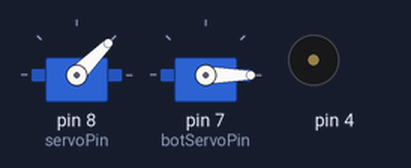
A sketch run on a simulated Arduino Uno, built with avr-gcc and run on an emulated ATmega328P. On the bench: 2 × servo, buzzer (waves = sounding).

Above: at 0.1 s.
At 2.4 s:
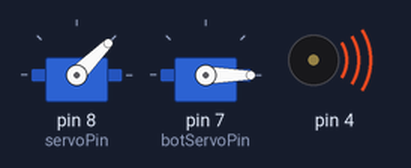
At 34.8 s:
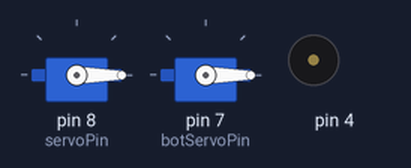
Timing chart, 0 to 36.3 s (numbered marks = the images above):
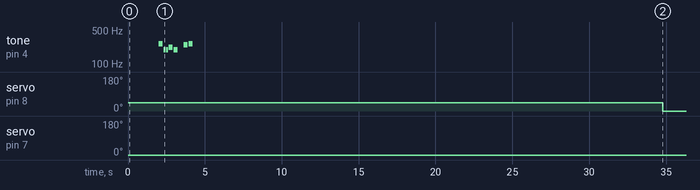

The sketch:

Watering_with_servo_rotating.ino
```cpp
#include <Servo.h>

#include "pitches.h"

// notes in the melody:
int melody[] = {
  NOTE_C4, NOTE_G3,NOTE_G3, NOTE_A3, NOTE_G3,0, NOTE_B3, NOTE_C4};

// note durations: 4 = quarter note, 8 = eighth note, etc.:
int noteDurations[] = {
  4, 8, 8, 4,4,4,4,4 };


Servo myservo;
Servo botmyservo;
int servoPin = 8;
int botServoPin = 7;
int wateringTime;
int timeBetweenWaterings;

void setup() {
  pinMode(servoPin, OUTPUT);
  pinMode(botServoPin, OUTPUT);
  Serial.begin(9600);
  myservo.attach(servoPin);
  botmyservo.attach(botServoPin);
  // time for watering each plant in seconds
  wateringTime = 10;
  // time between each watering sequence. In hours
  timeBetweenWaterings = 24; //should be abour two days
  // Initial state of servos
  myservo.write(45);
  botmyservo.write(0);
  delay(2000);
}

void loop() {
  playTune(); //indicates start of watering, not necessary
  delay(30000); //30 seconds delay between tune and watering
  for (int i = 0; i < 10 ; i += 1) {
    if (i > 7) {
      botmyservo.write(i*10 + 5); // added 5 to compensate for spread in holes
    }
    else {
      botmyservo.write(i*10); // bottom servo rotates by 10 degrees each iteration
    }
    delay(500);
    myservo.write(0); // watering position for top servo
    for (int j = 0 ; j < wateringTime ; j += 1) {
      delay(1000); // stay in watering position
    }
    myservo.write(45); // end watering by elevating hose with top servo
    delay(1000);
  }
  for (int k = 90 ; k >= 0 ; k -= 1) {
    botmyservo.write(k); // attempt to slow down rotation
    delay(3);
  }
  for (int l = 0 ; l < timeBetweenWaterings ; l += 1) {
    for (int m = 0; m < 3600; m += 1) {
      delay(1000); // delays for the given number of hours
    }
  }
  wateringTime += 2; // As the preassure drops in the system, I have to compensate by increasing the watering time
}

void playTune(){
  for (int thisNote = 0; thisNote < 8; thisNote++) {

    // to calculate the note duration, take one second
    // divided by the note type.
    //e.g. quarter note = 1000 / 4, eighth note = 1000/8, etc.
    int noteDuration = 1000/noteDurations[thisNote];
    tone(4, melody[thisNote],noteDuration);

    // to distinguish the notes, set a minimum time between them.
    // the note's duration + 30% seems to work well:
    int pauseBetweenNotes = noteDuration * 1.30;
    delay(pauseBetweenNotes);
    // stop the tone playing:
    noTone(4);
  }
}
```

pitches.h
```cpp
/*************************************************
 * Public Constants
 *************************************************/

#define NOTE_B0  31
#define NOTE_C1  33
#define NOTE_CS1 35
#define NOTE_D1  37
#define NOTE_DS1 39
#define NOTE_E1  41
#define NOTE_F1  44
#define NOTE_FS1 46
#define NOTE_G1  49
#define NOTE_GS1 52
#define NOTE_A1  55
#define NOTE_AS1 58
#define NOTE_B1  62
#define NOTE_C2  65
#define NOTE_CS2 69
#define NOTE_D2  73
#define NOTE_DS2 78
#define NOTE_E2  82
#define NOTE_F2  87
#define NOTE_FS2 93
#define NOTE_G2  98
#define NOTE_GS2 104
#define NOTE_A2  110
#define NOTE_AS2 117
#define NOTE_B2  123
#define NOTE_C3  131
#define NOTE_CS3 139
#define NOTE_D3  147
#define NOTE_DS3 156
#define NOTE_E3  165
#define NOTE_F3  175
#define NOTE_FS3 185
#define NOTE_G3  196
#define NOTE_GS3 208
#define NOTE_A3  220
#define NOTE_AS3 233
#define NOTE_B3  247
#define NOTE_C4  262
#define NOTE_CS4 277
#define NOTE_D4  294
#define NOTE_DS4 311
#define NOTE_E4  330
#define NOTE_F4  349
#define NOTE_FS4 370
#define NOTE_G4  392
#define NOTE_GS4 415
#define NOTE_A4  440
#define NOTE_AS4 466
#define NOTE_B4  494
#define NOTE_C5  523
#define NOTE_CS5 554
#define NOTE_D5  587
#define NOTE_DS5 622
#define NOTE_E5  659
#define NOTE_F5  698
#define NOTE_FS5 740
#define NOTE_G5  784
#define NOTE_GS5 831
#define NOTE_A5  880
#define NOTE_AS5 932
#define NOTE_B5  988
#define NOTE_C6  1047
#define NOTE_CS6 1109
#define NOTE_D6  1175
#define NOTE_DS6 1245
#define NOTE_E6  1319
#define NOTE_F6  1397
#define NOTE_FS6 1480
#define NOTE_G6  1568
#define NOTE_GS6 1661
#define NOTE_A6  1760
#define NOTE_AS6 1865
#define NOTE_B6  1976
#define NOTE_C7  2093
#define NOTE_CS7 2217
#define NOTE_D7  2349
#define NOTE_DS7 2489
#define NOTE_E7  2637
#define NOTE_F7  2794
#define NOTE_FS7 2960
#define NOTE_G7  3136
#define NOTE_GS7 3322
#define NOTE_A7  3520
#define NOTE_AS7 3729
#define NOTE_B7  3951
#define NOTE_C8  4186
#define NOTE_CS8 4435
#define NOTE_D8  4699
#define NOTE_DS8 4978
```

Measured:
- by itself, servo on pin 8 (servoPin): 45° → 0° at 34.8 s
- by itself, tone on pin 4: plays 262 Hz for 0.25 s, 196 Hz for 0.13 s, 196 Hz for 0.13 s, 220 Hz for 0.25 s, 196 Hz for 0.25 s, 247 Hz for 0.25 s … (7 notes in this stretch)
